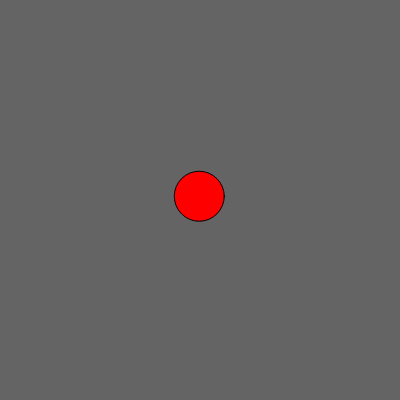
Frame 1 (no input)
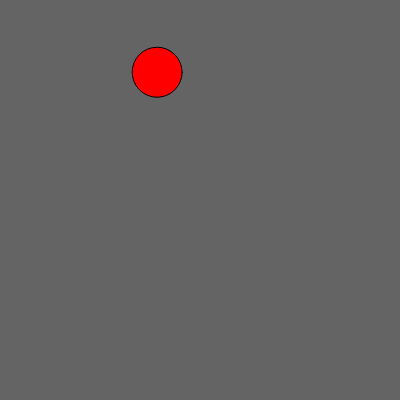
Frame 60 (no input)
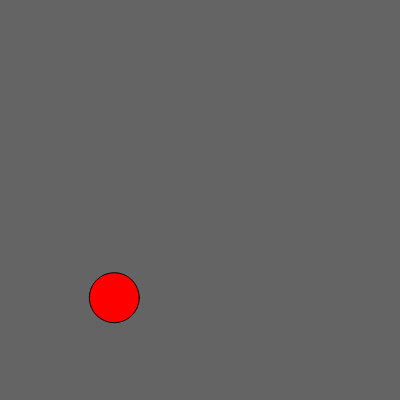
Frame 120 (the mouse pressed at the canvas centre since frame 60)

The p5.js sketch that drew these frames (run headless with seeded random() and noise() and a simulated clock; from frame 60 on, the mouse is pressed at the canvas centre):

// p5.js sketch
// ── sketch.js
//https://github.com/stavrosdidakis/DAT-GAD-405_2017
//https://p5js.org

//DAT405 / GAD405
//07_Bouncing Ball Exercise (Template)
//For this exercise make sure that the ellipse does not
//appear from the other side, but rather bounds back from the edges
//When it bounces back, it also changes a random color

//Setup of variables
let x;
let y;
let speedX;
let speedY;

function setup(){
  createCanvas(400, 400);
  x = width/2;
  y = height/2;
  //Randomize speedX and SpeedY
  //Positive means the ellipse moves forward,
  //and negative it moves backwards
  speedX = random(-5., 1);
  speedY = random(-5., 1);
}

function draw(){
  background(100);

  //For a new frame accumulate a new value to x and y
  //based on the random speedX and speedY
  x += speedX;
  y += speedY;

  //If ellipse goes off screen (right side of canvas),
  //then reset position to 0 (aappears from the left)
  if (x>375) {
    speedX = -speedX;
  }
  //If ellipse goes off screen (left side of canvas),
  //then reset position to 400 (appears from the right)
  if (x<25) {
    speedX = -speedX;
  }
    //Same applies here, but for the y coordinates

  if (y>375) {
  speedY = -speedY;
  }

  if (y<25) {
  speedY = -speedY;
  }

  fill(255, 0, 0);
  ellipse(x, y, 50, 50);
}
